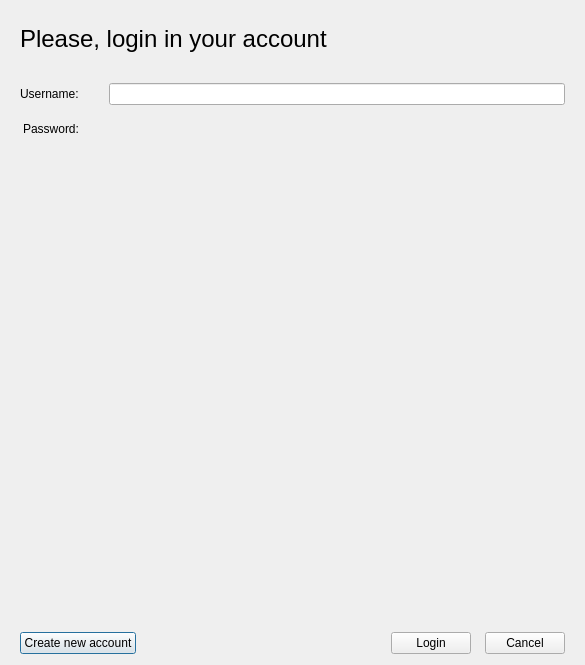
<?xml version="1.0" encoding="UTF-8"?>
<ui version="4.0">
 <class>Authorization</class>
 <widget class="QDialog" name="Authorization">
  <property name="geometry">
   <rect>
    <x>0</x>
    <y>0</y>
    <width>585</width>
    <height>665</height>
   </rect>
  </property>
  <property name="windowTitle">
   <string>Authorization</string>
  </property>
  <layout class="QVBoxLayout" name="verticalLayout">
   <property name="spacing">
    <number>30</number>
   </property>
   <property name="leftMargin">
    <number>20</number>
   </property>
   <property name="topMargin">
    <number>25</number>
   </property>
   <property name="rightMargin">
    <number>20</number>
   </property>
   <item>
    <widget class="QLabel" name="label">
     <property name="font">
      <font>
       <pointsize>18</pointsize>
      </font>
     </property>
     <property name="text">
      <string>Please, login in your account</string>
     </property>
    </widget>
   </item>
   <item>
    <layout class="QFormLayout" name="formLayout">
     <property name="labelAlignment">
      <set>Qt::AlignRight|Qt::AlignTrailing|Qt::AlignVCenter</set>
     </property>
     <property name="formAlignment">
      <set>Qt::AlignRight|Qt::AlignTop|Qt::AlignTrailing</set>
     </property>
     <property name="verticalSpacing">
      <number>17</number>
     </property>
     <item row="0" column="0">
      <widget class="QLabel" name="label_2">
       <property name="text">
        <string>Username:</string>
       </property>
      </widget>
     </item>
     <item row="0" column="1">
      <widget class="QLineEdit" name="UsernameLedit"/>
     </item>
     <item row="1" column="0">
      <widget class="QLabel" name="label_3">
       <property name="text">
        <string>Password:</string>
       </property>
      </widget>
     </item>
     <item row="1" column="1">
      <widget class="KPasswordLineEdit" name="PasswordLedit"/>
     </item>
    </layout>
   </item>
   <item>
    <spacer name="verticalSpacer">
     <property name="orientation">
      <enum>Qt::Vertical</enum>
     </property>
     <property name="sizeHint" stdset="0">
      <size>
       <width>20</width>
       <height>40</height>
      </size>
     </property>
    </spacer>
   </item>
   <item>
    <layout class="QHBoxLayout" name="horizontalLayout">
     <property name="spacing">
      <number>14</number>
     </property>
     <item>
      <widget class="QPushButton" name="CreateNewAccBtn">
       <property name="text">
        <string>Create new account</string>
       </property>
      </widget>
     </item>
     <item>
      <spacer name="horizontalSpacer">
       <property name="orientation">
        <enum>Qt::Horizontal</enum>
       </property>
       <property name="sizeHint" stdset="0">
        <size>
         <width>40</width>
         <height>20</height>
        </size>
       </property>
      </spacer>
     </item>
     <item>
      <widget class="QPushButton" name="LoginBtn">
       <property name="text">
        <string>Login</string>
       </property>
      </widget>
     </item>
     <item>
      <widget class="QPushButton" name="CancelBtn">
       <property name="text">
        <string>Cancel</string>
       </property>
      </widget>
     </item>
    </layout>
   </item>
  </layout>
  <action name="actionLogin">
   <property name="checkable">
    <bool>false</bool>
   </property>
   <property name="enabled">
    <bool>true</bool>
   </property>
   <property name="text">
    <string>Login</string>
   </property>
  </action>
  <action name="actionCreateNewAcc">
   <property name="text">
    <string>CreateNewAcc</string>
   </property>
  </action>
 </widget>
 <customwidgets>
  <customwidget>
   <class>KPasswordLineEdit</class>
   <extends>QWidget</extends>
   <header>kpasswordlineedit.h</header>
  </customwidget>
 </customwidgets>
 <resources/>
 <connections>
  <connection>
   <sender>CancelBtn</sender>
   <signal>clicked()</signal>
   <receiver>Authorization</receiver>
   <slot>close()</slot>
   <hints>
    <hint type="sourcelabel">
     <x>520</x>
     <y>628</y>
    </hint>
    <hint type="destinationlabel">
     <x>292</x>
     <y>329</y>
    </hint>
   </hints>
  </connection>
  <connection>
   <sender>LoginBtn</sender>
   <signal>clicked()</signal>
   <receiver>actionLogin</receiver>
   <slot>trigger()</slot>
   <hints>
    <hint type="sourcelabel">
     <x>406</x>
     <y>628</y>
    </hint>
    <hint type="destinationlabel">
     <x>-1</x>
     <y>-1</y>
    </hint>
   </hints>
  </connection>
  <connection>
   <sender>CreateNewAccBtn</sender>
   <signal>clicked()</signal>
   <receiver>actionCreateNewAcc</receiver>
   <slot>trigger()</slot>
   <hints>
    <hint type="sourcelabel">
     <x>114</x>
     <y>632</y>
    </hint>
    <hint type="destinationlabel">
     <x>-1</x>
     <y>-1</y>
    </hint>
   </hints>
  </connection>
 </connections>
</ui>
